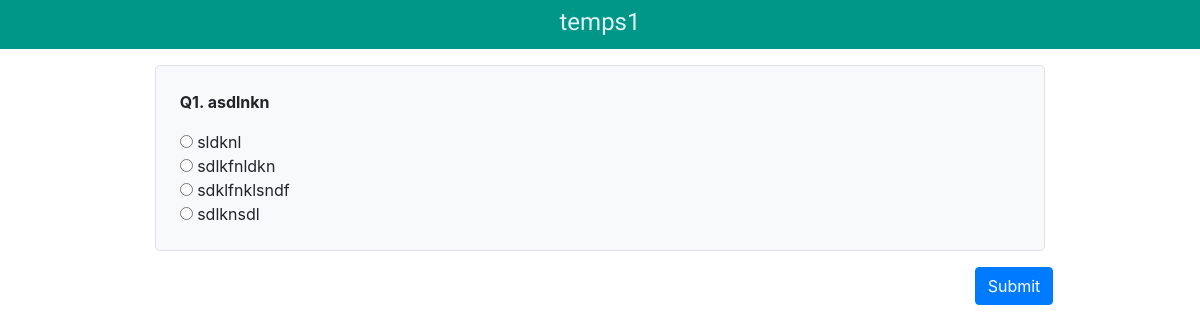
Before: /student/test_attempt/1 with the older database file.
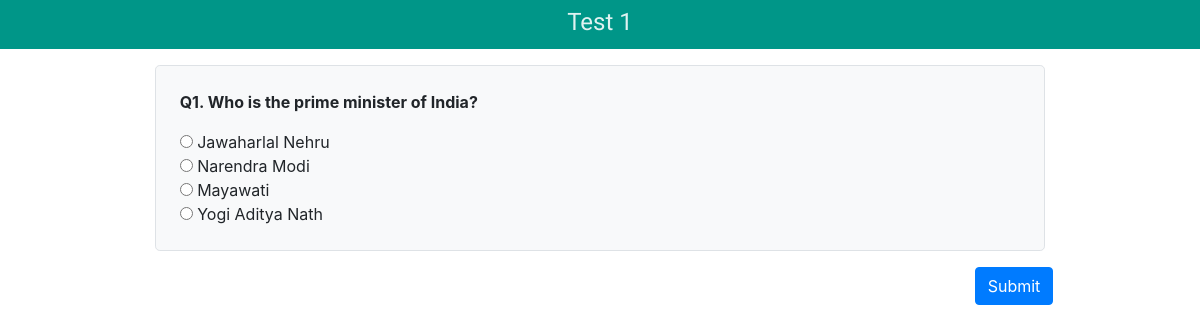
After: the same page with the newer database file.
### CTest/models.py (models this page shows)
class Test(models.Model):
    teacher_id = models.ForeignKey(Teacher, on_delete=models.CASCADE)
    test_name = models.CharField(max_length = 1024, default="", null= False, blank=False)
    is_published = models.BooleanField(default=False)

class Question(models.Model):
    question_text = models.CharField(max_length = 16563, default="", null=False, blank=False)
    test_id = models.ForeignKey(Test, on_delete=models.CASCADE)

class Answer(models.Model):
    answer_text = models.CharField(max_length = 256, default = "", null = False, blank = False)
    question_id = models.ForeignKey(Question, on_delete=models.CASCADE)
    is_answer_correct = models.BooleanField()

### Student/views.py (the view, shortened to what this page needs)
# urls.py: path('test_attempt/<int:test_id>', views.test_attempt, name ='test_attempt'),
def test_attempt(request, test_id):
        test = Test.objects.get(id = test_id)
        print(test)
        return render(request, 'Student/test_attempt.html', {'test': test})

### templates/Student/test_attempt.html (shortened to what this page needs)
{% extends 'base.html' %}
{% block body %}
    <div>
        <div class="text-center pt-2 pb-1 font-montserrat" style="background: #009688; color: #E0F2F1;">
            <h4>{{test.test_name}}</h4>
        </div>
        <div class="container p-0">
            <div class="row m-2">
                <div class="col-0 col-md-1"></div>
                <div class="col-12 col-md-10">
                    <form action="{% url 'student:test_attempt' test.id %}" method="post">
                    <ul class="list-style-type-none p-0">
                        {% for question in test.question_set.all %}
                        <div class="bg-light rounded-lg border m-2">
                            <li class="p-2 p-md-4">
                                <div>
                                    <p class="font-weight-bold"><span>Q{{forloop.counter}}.</span> {{question.question_text}}</p>
                                </div>
                                <div>
                                    {% for answer in question.answer_set.all %}
                                        <input type="radio" name="question_{{question.id}}" value="{{answer.id}}"/> {{answer.answer_text}} <br />
                                    {% endfor %}
                                </div>
                            </li>
                        </div>
                        {% endfor %}
                    </ul>
                    <div class="text-right">
                        <button class="btn btn-primary">Submit</button>
                    </div>
                    </form>
                </div>
                <div class="col-0 col-md-1"></div>
            </div>
        </div>
    </div>
{% endblock %}

Changed rows visible on the page:
no longer on this page (row edited): Question: question_text "asdlnkn"
no longer on this page (row edited): Answer: answer_text "sldknl", shown under "asdlnkn"
no longer on this page (row edited): Answer: answer_text "sdlkfnldkn", shown under "asdlnkn"
no longer on this page (row edited): Answer: answer_text "sdklfnklsndf", shown under "asdlnkn"
no longer on this page (row edited): Answer: answer_text "sdlknsdl", shown under "asdlnkn"
changed Test: test_name "temps1" → "Test 1"
now on this page (row edited): Question: question_text "Who is the prime minister of India?"
now on this page (row edited): Answer: answer_text "Jawaharlal Nehru", shown under "Who is the prime minister of India?"
now on this page (row edited): Answer: answer_text "Narendra Modi", shown under "Who is the prime minister of India?"
now on this page (row edited): Answer: answer_text "Mayawati", shown under "Who is the prime minister of India?"
now on this page (row edited): Answer: answer_text "Yogi Aditya Nath", shown under "Who is the prime minister of India?"
